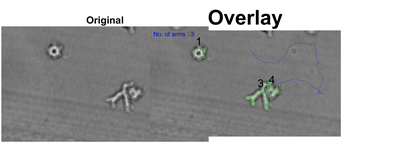
%> input picture test.png, 420 x 168 px, shrunk from 2835 x 1134 before the run
$ octave --eval "result = shapemetric(imread('../test.png'));"   (GNU Octave 9; MATLAB toolbox functions it lacks are replaced by stand-ins)
%> lines starting %> are read from the running program, lines starting %| are printed output that depends on the picture; in (x1, y1, x2, y2) boxes, pixels count from 0 and x2, y2 are one past the last pixel; in counts of white or black regions, pixels touching at a corner belong together; the program's own positions count from 1
### functions/shapedist.m

function im_sd = shapedist(im)
% Performs shapedist transform on binary image of single region. Useful for
% finding lengths of shortest paths contained in shape from a center point
% to perimeter points.
%
% Starting from an initial point 0 inside the shape, look at nbhd (8) and
% update points with +1 if inside the shape and -1 if outside shape.
%
% Function will accept binary image of single region and return shapedist
% transfrom integer array
%
% INPUTS:
%   im - binary image of a region
%
% OUTPUTS:
%   im_sd - integer array of shapedist transform
%
% TODO: Make selecting pixels in loop function to analyse more efficient.
%
% Blake Cook 2017-12-19
% ------------------------

%get region data
regions = regionprops(im);
%> regions = 255 regions; largest, Area and Centroid: 91419 [264.2 87.2 2], 10220 [171.3 80.2 2], 9939 [169.6 79.8 2], 9355 [179.4 81.3 2], 9305 [165.1 79.9 2]
%if there is more than one region, select region with largest area
if length(regions)>1
    disp('More than one region detected, selection largest connected component');
    im_label = labelmatrix(bwconncomp(im));
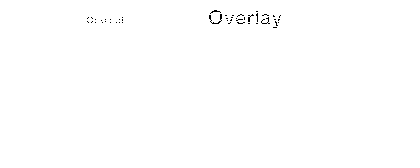
%> im_label: size 168x420x3 uint8; values 0 (black) and 1 (white), 99.7% white; black in thin lines or dots, all inside (x1, y1, x2, y2) = (87, 10, 281, 28)

    regions_cell = struct2cell(regions);
%> regions_cell = 765 items
    areas = cell2mat(regions_cell(1,:));
%> areas = 255 values, max 91419 at index 255, min 0 at index 225, mean 827.8
    area_index = find(areas == max(areas));
%> area_index = 255

    im = ismember(im_label, area_index) > 0;
%> im: size 168x420x3 logical; every value is 0
    regions = regionprops(im);
%> regions = 0 regions
end

%get center pixel, returns in x-y coords
size_im = size(im);
%> size_im = [168 420 3]
%> the run ends on the next line
center_pixel = round(regions(1).Centroid);
%convert to row-col coords
center_pixel = fliplr(center_pixel);

%select new center if centroid is not inside the shape
if im(center_pixel(1), center_pixel(2)) == 0

    disp('Centroid not located inside shape, finding initial starting point');
    imshow(im,[],'InitialMagnification', 'fit');
    hold on; plot(center_pixel(1), center_pixel(2), 'r+'); hold off;

    boundary = bwboundaries(im); %isolate object bondary in image
    boundary = cell2mat(boundary); %convert 1s on image into coordinates
    x = boundary(:,2);
    y = boundary(:,1);

    xCenter = center_pixel(2);
    yCenter = center_pixel(1);

    [angles, distances] = cart2pol(x-xCenter,y-yCenter);

    %get index of boundary point with shortest dist to centroid
    nearest_index = find(distances == min(distances));
    nearest_index = nearest_index(1);

    %get index of point with smallest angular deviation
    search_angle = angles(nearest_index);
    sorted_angles = sort(abs(angles-search_angle));

    %find possible indidies, sort possible distances by length
    possible_index = (abs(angles - search_angle) <= sorted_angles(2));
    sorted_distances = sort(distances(possible_index));

    %get index of point with next smallest distance from centroid
    ray_index = find(distances == sorted_distances(2) & possible_index);


    %propose new center, convert x-y to row-col
    center_pixel(2) = round((x(ray_index) + x(nearest_index))/2);
    center_pixel(1) = round((y(ray_index) + y(nearest_index))/2);

% [10 lines of commented-out code are left out]

end

%initialise output and input for loop
im_sd = zeros(size(im), 'int8'); %change int size here if image too big)
input = [center_pixel(1), center_pixel(2)];

%set loop maximum to be largest distance of pixels between im boundaries
%plus 2 (include one extra loop for center pixel and another for safety)
% loop_max = max([center_pixel, abs(center_pixel-size(im))+1]) + 1;
loop_max = max(size_im)^2;

for loop = 1:loop_max

    [im_sd, new_input, stop_flag] = shapedist_loop(im, im_sd, input);
    input = new_input;

%     % -- debug --
%     imshow(mat2gray(im_sd), [], 'InitialMagnification', 'fit');
%     pause(0.5);

    if (stop_flag == 1)
        break;
    end

end

if loop == loop_max
    warning('reached max loop number, transform may be incomplete');
end

end


% [100 lines left out: function shapedist_loop, not called in this run]

### functions/shapemetric.m
function [numPeaks, im_sd] = shapemetric(im)
% Performs shapedist transform on binary image of single region and
% identifies number of arms a simply connected irregular polygon has.
%
% Function will accept binary image of single region and return the number
% of arms, based on prominence of peaks in values of shapedist on
% boundaries
%
% INPUTS:
%   im - binary image of a region
%
% OUTPUTS:
%   numPeaks - number of peaks in plot of boundary vs shapedist
%
% Blake Cook 2018-01-04
% ------------------------

%get shapedist transform
im_sd = shapedist(im);

%get indicies of image boundary values
boundary = bwboundaries(im);
boundary = cell2mat(boundary);
ind = sub2ind(size(im), boundary(:,1), boundary(:,2));

%get plot values, extract boundaries from im_sd
x = linspace(0,1,length(ind));
y = double(im_sd(ind))/double(max(im_sd(ind)));

%rearrange plot data y, start at minimum value
tmp = find(y == min(y));
y = [y(tmp:end); y(1:tmp-1)];

% %-- DEBUG: plot values
% subplot(2,2,4);
% plot(x, y);

%find and reject peaks with low prominence
peakThreshold = 0.15;
[~,~,~,p] = findpeaks(y,x);
p = p(p > peakThreshold);
numPeaks = length(p);


end
